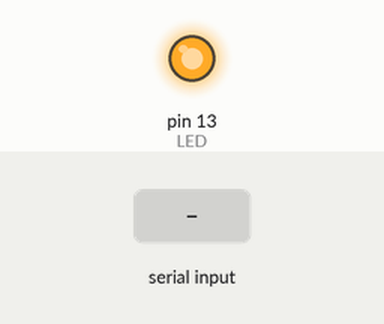
A sketch run on a simulated Arduino Uno, built with avr-gcc and run on an emulated ATmega328P. On the bench: output pins drawn as LEDs (lit = HIGH). The inputs (shaded band) are chosen by the test bench.

Above: at 1.2 s.
1.3 s: "w" received over Serial
At 2.5 s:
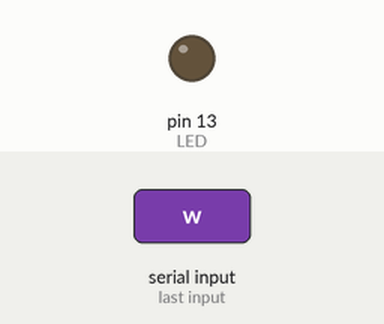
2.8 s: "q" received over Serial
At 3.6 s:
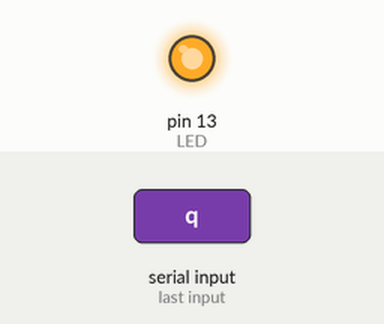
Timing chart, 0 to 5.8 s (numbered marks = the images above; inputs shaded):
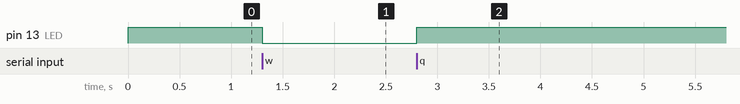

Measured:
- after the input at 1.3 s, pin 13 (LED): HIGH → LOW at once
- after the input at 2.8 s, pin 13 (LED): LOW → HIGH at once

The sketch:

sketch_bluetooth1.ino
```cpp
int val;
int LED = 13;
void setup()
{
  Serial.begin(9600);
  pinMode(LED, OUTPUT);
  digitalWrite(LED, HIGH);
}
void loop()
{
  if (Serial.available())
  {
    val = Serial.read();
    // При символе "1" включаем светодиод
    if (val == 'q')
    {
      digitalWrite(LED, HIGH);
    }
    if (val=='w')
    // При символе "0" выключаем светодиод
    {
      digitalWrite(LED, LOW);
    }
  }
}
```
